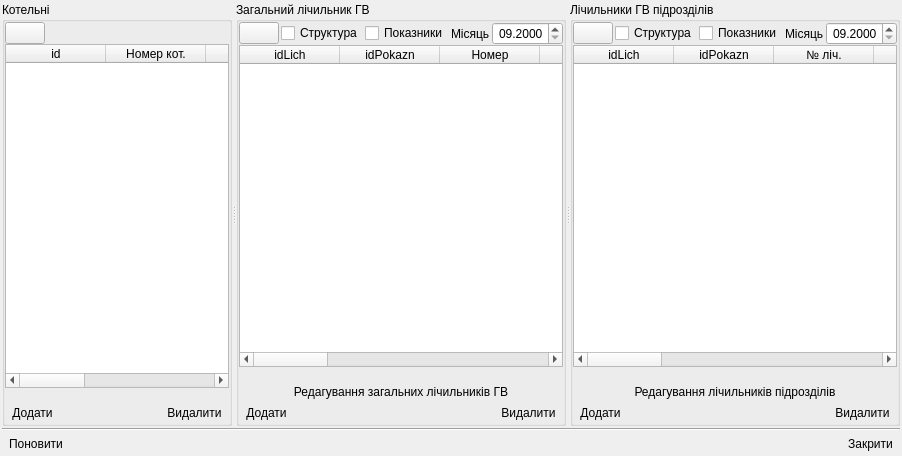
<?xml version="1.0" encoding="UTF-8"?>
<ui version="4.0">
 <class>tke_Form_struct_GV_organiz</class>
 <widget class="QWidget" name="tke_Form_struct_GV_organiz">
  <property name="geometry">
   <rect>
    <x>0</x>
    <y>0</y>
    <width>902</width>
    <height>456</height>
   </rect>
  </property>
  <property name="windowTitle">
   <string>Структура постачання гарячої води оргпнізаціям-клієнтам підприємства</string>
  </property>
  <property name="windowIcon">
   <iconset resource="../tkeAbonent/tke/tke_rc">
    <normaloff>:/pictures/pictures/cube.png</normaloff>:/pictures/pictures/cube.png</iconset>
  </property>
  <layout class="QVBoxLayout">
   <property name="spacing">
    <number>2</number>
   </property>
   <property name="margin">
    <number>2</number>
   </property>
   <item>
    <widget class="QSplitter" name="splitter">
     <property name="sizePolicy">
      <sizepolicy hsizetype="Expanding" vsizetype="Expanding">
       <horstretch>0</horstretch>
       <verstretch>0</verstretch>
      </sizepolicy>
     </property>
     <property name="orientation">
      <enum>Qt::Horizontal</enum>
     </property>
     <widget class="QGroupBox" name="groupBox_Kotelni">
      <property name="sizePolicy">
       <sizepolicy hsizetype="Preferred" vsizetype="Expanding">
        <horstretch>0</horstretch>
        <verstretch>0</verstretch>
       </sizepolicy>
      </property>
      <property name="title">
       <string>Котельні</string>
      </property>
      <layout class="QVBoxLayout">
       <property name="spacing">
        <number>0</number>
       </property>
       <property name="margin">
        <number>0</number>
       </property>
       <item>
        <layout class="QHBoxLayout" name="horizontalLayout">
         <property name="spacing">
          <number>2</number>
         </property>
         <item>
          <widget class="QPushButton" name="pushButton_kotelniShowHide"/>
         </item>
         <item>
          <spacer name="horizontalSpacer">
           <property name="orientation">
            <enum>Qt::Horizontal</enum>
           </property>
           <property name="sizeHint" stdset="0">
            <size>
             <width>40</width>
             <height>20</height>
            </size>
           </property>
          </spacer>
         </item>
        </layout>
       </item>
       <item>
        <widget class="QTableWidget" name="tableWidget_kotelni">
         <property name="alternatingRowColors">
          <bool>true</bool>
         </property>
         <property name="selectionMode">
          <enum>QAbstractItemView::SingleSelection</enum>
         </property>
         <property name="selectionBehavior">
          <enum>QAbstractItemView::SelectRows</enum>
         </property>
         <column>
          <property name="text">
           <string>id</string>
          </property>
         </column>
         <column>
          <property name="text">
           <string>Номер кот.</string>
          </property>
         </column>
         <column>
          <property name="text">
           <string>Вулиця</string>
          </property>
         </column>
         <column>
          <property name="text">
           <string>№ буд.</string>
          </property>
         </column>
         <column>
          <property name="text">
           <string>Нас.пункт</string>
          </property>
         </column>
         <column>
          <property name="text">
           <string>Тел.</string>
          </property>
         </column>
        </widget>
       </item>
       <item>
        <widget class="QLabel" name="label_countKotelni">
         <property name="text">
          <string/>
         </property>
        </widget>
       </item>
       <item>
        <layout class="QHBoxLayout">
         <property name="spacing">
          <number>2</number>
         </property>
         <item>
          <widget class="QToolButton" name="toolButton_addKotelni">
           <property name="text">
            <string>Додати</string>
           </property>
           <property name="icon">
            <iconset resource="../tkeAbonent/tke/tke_rc">
             <normaloff>:/pictures/pictures/greplus.png</normaloff>:/pictures/pictures/greplus.png</iconset>
           </property>
           <property name="iconSize">
            <size>
             <width>12</width>
             <height>12</height>
            </size>
           </property>
           <property name="toolButtonStyle">
            <enum>Qt::ToolButtonTextBesideIcon</enum>
           </property>
           <property name="autoRaise">
            <bool>true</bool>
           </property>
          </widget>
         </item>
         <item>
          <spacer>
           <property name="orientation">
            <enum>Qt::Horizontal</enum>
           </property>
           <property name="sizeHint" stdset="0">
            <size>
             <width>40</width>
             <height>20</height>
            </size>
           </property>
          </spacer>
         </item>
         <item>
          <widget class="QToolButton" name="toolButton_delKotelni">
           <property name="text">
            <string>Видалити</string>
           </property>
           <property name="icon">
            <iconset resource="../tkeAbonent/tke/tke_rc">
             <normaloff>:/pictures/pictures/redminus.png</normaloff>:/pictures/pictures/redminus.png</iconset>
           </property>
           <property name="iconSize">
            <size>
             <width>12</width>
             <height>12</height>
            </size>
           </property>
           <property name="toolButtonStyle">
            <enum>Qt::ToolButtonTextBesideIcon</enum>
           </property>
           <property name="autoRaise">
            <bool>true</bool>
           </property>
          </widget>
         </item>
        </layout>
       </item>
      </layout>
     </widget>
     <widget class="QGroupBox" name="groupBox_budLich">
      <property name="sizePolicy">
       <sizepolicy hsizetype="Preferred" vsizetype="Expanding">
        <horstretch>0</horstretch>
        <verstretch>0</verstretch>
       </sizepolicy>
      </property>
      <property name="title">
       <string>Загальний лічильник ГВ</string>
      </property>
      <layout class="QVBoxLayout">
       <property name="spacing">
        <number>0</number>
       </property>
       <property name="margin">
        <number>0</number>
       </property>
       <item>
        <layout class="QHBoxLayout" name="horizontalLayout_2">
         <property name="spacing">
          <number>2</number>
         </property>
         <item>
          <widget class="QPushButton" name="pushButton_spilniLichylnykyShowHide"/>
         </item>
         <item>
          <widget class="QCheckBox" name="checkBox_showHideStructZagalnLich">
           <property name="text">
            <string>Структура</string>
           </property>
          </widget>
         </item>
         <item>
          <widget class="QCheckBox" name="checkBox_showHidePokaznZagalnLich">
           <property name="text">
            <string>Показники</string>
           </property>
          </widget>
         </item>
         <item>
          <widget class="QLabel" name="label_ZagalnLichMonth">
           <property name="text">
            <string>Місяць</string>
           </property>
          </widget>
         </item>
         <item>
          <widget class="QDateEdit" name="dateEdit_pokaznZagalnLich">
           <property name="alignment">
            <set>Qt::AlignRight|Qt::AlignTrailing|Qt::AlignVCenter</set>
           </property>
           <property name="maximumDate">
            <date>
             <year>2100</year>
             <month>12</month>
             <day>31</day>
            </date>
           </property>
           <property name="minimumDate">
            <date>
             <year>2000</year>
             <month>9</month>
             <day>14</day>
            </date>
           </property>
           <property name="displayFormat">
            <string>MM.yyyy</string>
           </property>
          </widget>
         </item>
         <item>
          <spacer name="horizontalSpacer_2">
           <property name="orientation">
            <enum>Qt::Horizontal</enum>
           </property>
           <property name="sizeHint" stdset="0">
            <size>
             <width>40</width>
             <height>20</height>
            </size>
           </property>
          </spacer>
         </item>
        </layout>
       </item>
       <item>
        <widget class="QTableWidget" name="tableWidget_zagLich">
         <property name="alternatingRowColors">
          <bool>true</bool>
         </property>
         <property name="selectionMode">
          <enum>QAbstractItemView::SingleSelection</enum>
         </property>
         <property name="selectionBehavior">
          <enum>QAbstractItemView::SelectRows</enum>
         </property>
         <column>
          <property name="text">
           <string>idLich</string>
          </property>
         </column>
         <column>
          <property name="text">
           <string>idPokazn</string>
          </property>
         </column>
         <column>
          <property name="text">
           <string>Номер</string>
          </property>
         </column>
         <column>
          <property name="text">
           <string>Ліч.</string>
          </property>
         </column>
         <column>
          <property name="text">
           <string>Тест</string>
          </property>
         </column>
         <column>
          <property name="text">
           <string>Котельня</string>
          </property>
         </column>
         <column>
          <property name="text">
           <string>Пок.попер.</string>
          </property>
         </column>
         <column>
          <property name="text">
           <string>Пок.поточн.</string>
          </property>
         </column>
         <column>
          <property name="text">
           <string>Корект.</string>
          </property>
         </column>
         <column>
          <property name="text">
           <string>Викор.</string>
          </property>
         </column>
         <column>
          <property name="text">
           <string>Дні без ліч.</string>
          </property>
         </column>
         <column>
          <property name="text">
           <string>Дні без ГВ</string>
          </property>
         </column>
        </widget>
       </item>
       <item>
        <widget class="QLabel" name="label_countBudLich">
         <property name="text">
          <string/>
         </property>
        </widget>
       </item>
       <item>
        <widget class="QToolButton" name="toolButton_editZagalnLich">
         <property name="sizePolicy">
          <sizepolicy hsizetype="Expanding" vsizetype="Fixed">
           <horstretch>0</horstretch>
           <verstretch>0</verstretch>
          </sizepolicy>
         </property>
         <property name="text">
          <string>Редагування загальних лічильників ГВ</string>
         </property>
         <property name="checkable">
          <bool>true</bool>
         </property>
         <property name="autoRaise">
          <bool>true</bool>
         </property>
        </widget>
       </item>
       <item>
        <layout class="QHBoxLayout">
         <property name="spacing">
          <number>2</number>
         </property>
         <item>
          <widget class="QToolButton" name="toolButton_addBudLich">
           <property name="text">
            <string>Додати</string>
           </property>
           <property name="icon">
            <iconset resource="../tkeAbonent/tke/tke_rc">
             <normaloff>:/pictures/pictures/greplus.png</normaloff>:/pictures/pictures/greplus.png</iconset>
           </property>
           <property name="iconSize">
            <size>
             <width>12</width>
             <height>12</height>
            </size>
           </property>
           <property name="toolButtonStyle">
            <enum>Qt::ToolButtonTextBesideIcon</enum>
           </property>
           <property name="autoRaise">
            <bool>true</bool>
           </property>
          </widget>
         </item>
         <item>
          <spacer>
           <property name="orientation">
            <enum>Qt::Horizontal</enum>
           </property>
           <property name="sizeHint" stdset="0">
            <size>
             <width>40</width>
             <height>20</height>
            </size>
           </property>
          </spacer>
         </item>
         <item>
          <widget class="QToolButton" name="toolButton_delBudLich">
           <property name="text">
            <string>Видалити</string>
           </property>
           <property name="icon">
            <iconset resource="../tkeAbonent/tke/tke_rc">
             <normaloff>:/pictures/pictures/redminus.png</normaloff>:/pictures/pictures/redminus.png</iconset>
           </property>
           <property name="iconSize">
            <size>
             <width>12</width>
             <height>12</height>
            </size>
           </property>
           <property name="toolButtonStyle">
            <enum>Qt::ToolButtonTextBesideIcon</enum>
           </property>
           <property name="autoRaise">
            <bool>true</bool>
           </property>
          </widget>
         </item>
        </layout>
       </item>
      </layout>
     </widget>
     <widget class="QGroupBox" name="groupBox_abonLich">
      <property name="sizePolicy">
       <sizepolicy hsizetype="Preferred" vsizetype="Expanding">
        <horstretch>0</horstretch>
        <verstretch>0</verstretch>
       </sizepolicy>
      </property>
      <property name="title">
       <string>Лічильники ГВ підрозділів</string>
      </property>
      <layout class="QVBoxLayout">
       <property name="spacing">
        <number>0</number>
       </property>
       <property name="margin">
        <number>0</number>
       </property>
       <item>
        <layout class="QHBoxLayout" name="horizontalLayout_3">
         <property name="spacing">
          <number>2</number>
         </property>
         <item>
          <widget class="QPushButton" name="pushButton_lichylnykyPidrozdilivShowHide_2"/>
         </item>
         <item>
          <widget class="QCheckBox" name="checkBox_showHideStructLichPidrozd">
           <property name="text">
            <string>Структура</string>
           </property>
          </widget>
         </item>
         <item>
          <widget class="QCheckBox" name="checkBox_showHidePokaznLichPidrozd">
           <property name="text">
            <string>Показники</string>
           </property>
          </widget>
         </item>
         <item>
          <widget class="QLabel" name="label_ZagalnMonth">
           <property name="text">
            <string>Місяць</string>
           </property>
          </widget>
         </item>
         <item>
          <widget class="QDateEdit" name="dateEdit_pokaznLichPidrozd">
           <property name="alignment">
            <set>Qt::AlignRight|Qt::AlignTrailing|Qt::AlignVCenter</set>
           </property>
           <property name="maximumDate">
            <date>
             <year>2100</year>
             <month>12</month>
             <day>31</day>
            </date>
           </property>
           <property name="minimumDate">
            <date>
             <year>2000</year>
             <month>9</month>
             <day>14</day>
            </date>
           </property>
           <property name="displayFormat">
            <string>MM.yyyy</string>
           </property>
          </widget>
         </item>
         <item>
          <spacer name="horizontalSpacer_3">
           <property name="orientation">
            <enum>Qt::Horizontal</enum>
           </property>
           <property name="sizeHint" stdset="0">
            <size>
             <width>40</width>
             <height>20</height>
            </size>
           </property>
          </spacer>
         </item>
        </layout>
       </item>
       <item>
        <widget class="QTableWidget" name="tableWidget_pidrozdLich">
         <property name="alternatingRowColors">
          <bool>true</bool>
         </property>
         <property name="selectionMode">
          <enum>QAbstractItemView::SingleSelection</enum>
         </property>
         <property name="selectionBehavior">
          <enum>QAbstractItemView::SelectRows</enum>
         </property>
         <column>
          <property name="text">
           <string>idLich</string>
          </property>
         </column>
         <column>
          <property name="text">
           <string>idPokazn</string>
          </property>
         </column>
         <column>
          <property name="text">
           <string>№ ліч.</string>
          </property>
         </column>
         <column>
          <property name="text">
           <string>Ліч.</string>
          </property>
         </column>
         <column>
          <property name="text">
           <string>Тест</string>
          </property>
         </column>
         <column>
          <property name="text">
           <string>Підрозд.</string>
          </property>
         </column>
         <column>
          <property name="text">
           <string>Пок.попер.</string>
          </property>
         </column>
         <column>
          <property name="text">
           <string>Пок.поточн.</string>
          </property>
         </column>
         <column>
          <property name="text">
           <string>Корект.</string>
          </property>
         </column>
         <column>
          <property name="text">
           <string>Викор.</string>
          </property>
         </column>
         <column>
          <property name="text">
           <string>Дні без ліч.</string>
          </property>
         </column>
         <column>
          <property name="text">
           <string>Дні без ГВ</string>
          </property>
         </column>
        </widget>
       </item>
       <item>
        <widget class="QLabel" name="label_countAbonLich">
         <property name="text">
          <string/>
         </property>
        </widget>
       </item>
       <item>
        <widget class="QToolButton" name="toolButton_editPidrozdilLich">
         <property name="sizePolicy">
          <sizepolicy hsizetype="Expanding" vsizetype="Fixed">
           <horstretch>0</horstretch>
           <verstretch>0</verstretch>
          </sizepolicy>
         </property>
         <property name="text">
          <string>Редагування лічильників підрозділів</string>
         </property>
         <property name="checkable">
          <bool>true</bool>
         </property>
         <property name="autoRaise">
          <bool>true</bool>
         </property>
        </widget>
       </item>
       <item>
        <layout class="QHBoxLayout">
         <property name="spacing">
          <number>2</number>
         </property>
         <item>
          <widget class="QToolButton" name="toolButton_addAbonLich">
           <property name="text">
            <string>Додати</string>
           </property>
           <property name="icon">
            <iconset resource="../tkeAbonent/tke/tke_rc">
             <normaloff>:/pictures/pictures/greplus.png</normaloff>:/pictures/pictures/greplus.png</iconset>
           </property>
           <property name="iconSize">
            <size>
             <width>12</width>
             <height>12</height>
            </size>
           </property>
           <property name="toolButtonStyle">
            <enum>Qt::ToolButtonTextBesideIcon</enum>
           </property>
           <property name="autoRaise">
            <bool>true</bool>
           </property>
          </widget>
         </item>
         <item>
          <spacer>
           <property name="orientation">
            <enum>Qt::Horizontal</enum>
           </property>
           <property name="sizeHint" stdset="0">
            <size>
             <width>40</width>
             <height>20</height>
            </size>
           </property>
          </spacer>
         </item>
         <item>
          <widget class="QToolButton" name="toolButton_delAbonLich">
           <property name="text">
            <string>Видалити</string>
           </property>
           <property name="icon">
            <iconset resource="../tkeAbonent/tke/tke_rc">
             <normaloff>:/pictures/pictures/redminus.png</normaloff>:/pictures/pictures/redminus.png</iconset>
           </property>
           <property name="iconSize">
            <size>
             <width>12</width>
             <height>12</height>
            </size>
           </property>
           <property name="toolButtonStyle">
            <enum>Qt::ToolButtonTextBesideIcon</enum>
           </property>
           <property name="autoRaise">
            <bool>true</bool>
           </property>
          </widget>
         </item>
        </layout>
       </item>
      </layout>
     </widget>
    </widget>
   </item>
   <item>
    <widget class="Line" name="line">
     <property name="orientation">
      <enum>Qt::Horizontal</enum>
     </property>
    </widget>
   </item>
   <item>
    <layout class="QHBoxLayout">
     <property name="spacing">
      <number>2</number>
     </property>
     <item>
      <widget class="QToolButton" name="toolButton_reload">
       <property name="text">
        <string>Поновити</string>
       </property>
       <property name="icon">
        <iconset resource="../tkeAbonent/tke/tke_rc">
         <normaloff>:/pictures/pictures/redeal.png</normaloff>:/pictures/pictures/redeal.png</iconset>
       </property>
       <property name="iconSize">
        <size>
         <width>12</width>
         <height>12</height>
        </size>
       </property>
       <property name="toolButtonStyle">
        <enum>Qt::ToolButtonTextBesideIcon</enum>
       </property>
       <property name="autoRaise">
        <bool>true</bool>
       </property>
      </widget>
     </item>
     <item>
      <spacer>
       <property name="orientation">
        <enum>Qt::Horizontal</enum>
       </property>
       <property name="sizeHint" stdset="0">
        <size>
         <width>40</width>
         <height>2</height>
        </size>
       </property>
      </spacer>
     </item>
     <item>
      <widget class="QToolButton" name="toolButton_closeForm">
       <property name="text">
        <string>Закрити</string>
       </property>
       <property name="icon">
        <iconset resource="../tkeAbonent/tke/tke_rc">
         <normaloff>:/pictures/pictures/button_cancel.png</normaloff>:/pictures/pictures/button_cancel.png</iconset>
       </property>
       <property name="iconSize">
        <size>
         <width>12</width>
         <height>12</height>
        </size>
       </property>
       <property name="toolButtonStyle">
        <enum>Qt::ToolButtonTextBesideIcon</enum>
       </property>
       <property name="autoRaise">
        <bool>true</bool>
       </property>
      </widget>
     </item>
    </layout>
   </item>
  </layout>
 </widget>
 <resources>
  <include location="../tkeAbonent/tke/tke_rc"/>
 </resources>
 <connections/>
</ui>
